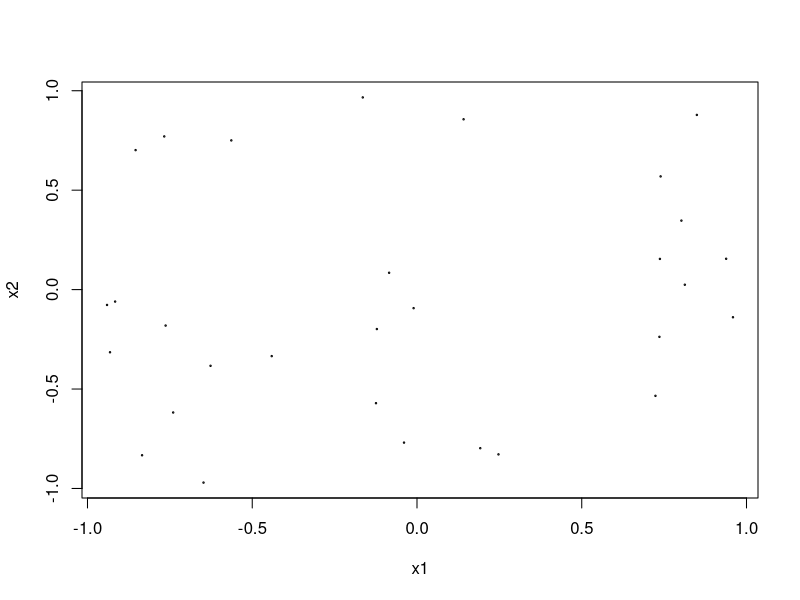

The R script that drew this image: (Note: this script raises an error after producing the figure.)
x1 <- runif(30,-1,1)
x2 <- runif(30,-1,1)
x <- cbind(x1,x2)

calculate_distance <- function(x,w,b){
  sum(x*w)+b
}

linear_classifier <- function(x,w,b){
  distance <- apply(x, 1,calculate_distance,w,b)
  return(ifelse((distance<0),-1,1))
}

# calculate_distance calculates the distance of each point
# linear_classifier gives the cateory to which te point belongs

#function to calculate 2nd norm
second_norm = function(x) {
  sqrt(sum(x * x))
}
#perceptron training algorithm
perceptron = function(x, y, learning_rate=1) {
  w = vector(length = ncol(x)) # initialize w
  b = 0 # Initialize b
  k = 0 # count iterations
  #constant with value greater than distance of furthest point
  R = max(apply(x, 1, second_norm)) 
  incorrect = TRUE # flag to identify classifier
  #initialize plot
  plot(x,cex=0.2)
  #loop till correct classifier is not found
  while (incorrect ) {
    incorrect =FALSE 
    #classify with current weights
    yc <- linear_classifier(x,w,b)
    #Loop over each point in the input x
    for (i in 1:nrow(x)) {
      #update weights if point not classified correctly
      if (y[i] != yc[i]) {
        w <- w + learning_rate * y[i]*x[i,]
        b <- b + learning_rate * y[i]*R^2
        k <- k+1
        #currect classifier's components
        # update plot after ever 5 iterations
        if(k%%5 == 0){
          intercept <- - b / w[[2]]
          slope <- - w[[1]] / w[[2]]
          #plot the classifier hyper plane
          abline(intercept,slope,col="red")
          #wait for user input
          cat ("Iteration # ",k,"\n")
          cat ("Press [enter] to continue")
          line <- readline()
        }
        incorrect =TRUE
      }
    }
  }
  s = second_norm(w)
  #scale the classifier with unit vector
  return(list(w=w/s,b=b/s,updates=k))
}

#train the perceptron
p <- perceptron(x,1)
